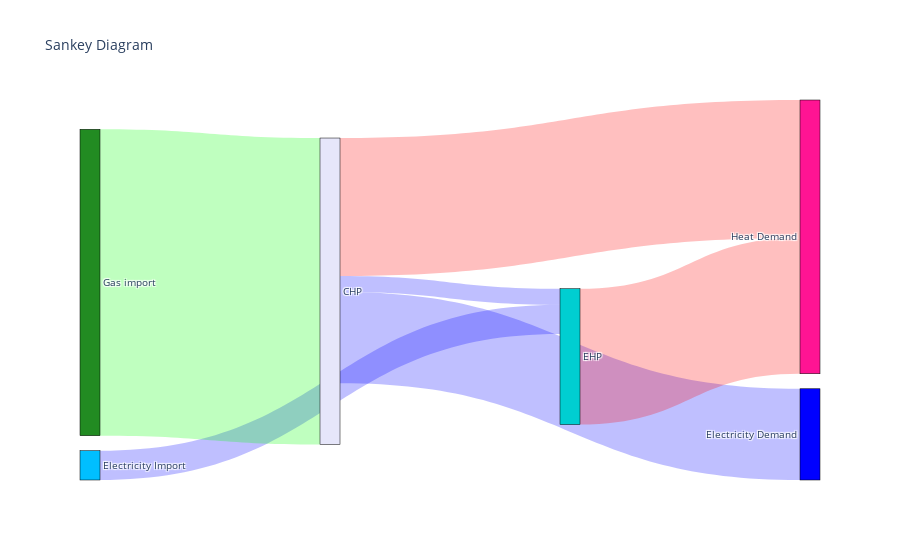

Notebook code for this chart:
### Code cell
# Visualizing model
sankey_MES_Cogeneration(model)

flexibility_MES_Cogeneration(model, True, True, True,
                                 'Electricity input(-) or output(+) [MW]',
                                 'Heat input(-) or output(+) [MW]',
                                 'Gas input(-) or output(+) [MW]')

### Figure 1 — Plotly figure (JSON) as saved in the notebook; plotly's stock layout.template omitted (floating-point values rounded to 4 significant figures)
{"data": [{"link": {"color": ["rgba(0,0,255,0.25)", "rgba(0,0,255,0.25)", "rgba(0,0,255,0.25)", "rgba(0,0,255,0.25)", "rgba(0,0,255,0.25)", "rgba(255,0,0,0.25)", "rgba(255,0,0,0.25)", "rgba(255,0,0,0.25)", "rgba(255,0,0,0.25)", "rgba(255,0,0,0.25)", "rgba(0,255,0,0.25)", "rgba(0,255,0,0.25)"], "source": [0, 0, 8, 8, 8, 8, 7, 9, 8, 3, 6, 6], "target": [2, 7, 2, 7, 1, 3, 3, 3, 4, 5, 8, 9], "value": [0, 0.3208, 1, 0.1754, 0, 1.511, 1.489, 0, 0, 0, 3.358, 0]}, "node": {"color": ["deepskyblue", "lightblue", "blue", "deeppink", "firebrick", "gold", "forestgreen", "darkturquoise", "lavender", "silver", "magenta", "olive", "maroon", "black", "gray"], "label": ["Electricity Import", "Electricity Export", "Electricity Demand", "Heat Demand", "Heat Spill", "Heat Shedding", "Gas import", "EHP", "CHP", "Boiler"], "line": {"color": "black", "width": 0.5}, "pad": 15, "thickness": 20}, "type": "sankey"}], "layout": {"autosize": true, "font": {"size": 10}, "title": {"text": "Sankey Diagram"}}}
